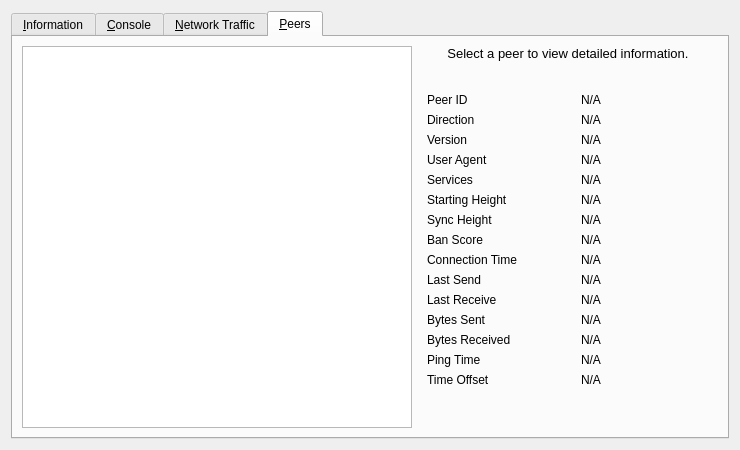
<?xml version="1.0" encoding="UTF-8"?>
<ui version="4.0">
 <class>RPCConsole</class>
 <widget class="QDialog" name="RPCConsole">
  <property name="geometry">
   <rect>
    <x>0</x>
    <y>0</y>
    <width>740</width>
    <height>450</height>
   </rect>
  </property>
  <property name="windowTitle">
   <string>APPC - Debug window</string>
  </property>
  <layout class="QVBoxLayout" name="verticalLayout_2">
   <item>
    <widget class="QTabWidget" name="tabWidget">
     <property name="currentIndex">
      <number>3</number>
     </property>
     <widget class="QWidget" name="tab_info">
      <attribute name="title">
       <string>&amp;Information</string>
      </attribute>
      <layout class="QGridLayout" name="gridLayout" columnstretch="0,1">
       <property name="horizontalSpacing">
        <number>12</number>
       </property>
       <item row="0" column="0">
        <widget class="QLabel" name="label_9">
         <property name="font">
          <font>
           <weight>75</weight>
           <bold>true</bold>
          </font>
         </property>
         <property name="text">
          <string>APPC Core</string>
         </property>
        </widget>
       </item>
       <item row="1" column="0">
        <widget class="QLabel" name="label_5">
         <property name="text">
          <string>Client name</string>
         </property>
        </widget>
       </item>
       <item row="1" column="1">
        <widget class="QLabel" name="clientName">
         <property name="cursor">
          <cursorShape>IBeamCursor</cursorShape>
         </property>
         <property name="text">
          <string>N/A</string>
         </property>
         <property name="textFormat">
          <enum>Qt::PlainText</enum>
         </property>
         <property name="textInteractionFlags">
          <set>Qt::LinksAccessibleByMouse|Qt::TextSelectableByKeyboard|Qt::TextSelectableByMouse</set>
         </property>
        </widget>
       </item>
       <item row="2" column="0">
        <widget class="QLabel" name="label_6">
         <property name="text">
          <string>Client version</string>
         </property>
        </widget>
       </item>
       <item row="2" column="1">
        <widget class="QLabel" name="clientVersion">
         <property name="cursor">
          <cursorShape>IBeamCursor</cursorShape>
         </property>
         <property name="text">
          <string>N/A</string>
         </property>
         <property name="textFormat">
          <enum>Qt::PlainText</enum>
         </property>
         <property name="textInteractionFlags">
          <set>Qt::LinksAccessibleByMouse|Qt::TextSelectableByKeyboard|Qt::TextSelectableByMouse</set>
         </property>
        </widget>
       </item>
       <item row="3" column="0">
        <widget class="QLabel" name="label_14">
         <property name="text">
          <string>Using OpenSSL version</string>
         </property>
         <property name="indent">
          <number>10</number>
         </property>
        </widget>
       </item>
       <item row="3" column="1">
        <widget class="QLabel" name="openSSLVersion">
         <property name="cursor">
          <cursorShape>IBeamCursor</cursorShape>
         </property>
         <property name="text">
          <string>N/A</string>
         </property>
         <property name="textFormat">
          <enum>Qt::PlainText</enum>
         </property>
         <property name="textInteractionFlags">
          <set>Qt::LinksAccessibleByMouse|Qt::TextSelectableByKeyboard|Qt::TextSelectableByMouse</set>
         </property>
        </widget>
       </item>
       <item row="4" column="0">
        <widget class="QLabel" name="label_berkeleyDBVersion">
         <property name="text">
          <string>Using BerkeleyDB version</string>
         </property>
         <property name="indent">
          <number>10</number>
         </property>
        </widget>
       </item>
       <item row="4" column="1">
        <widget class="QLabel" name="berkeleyDBVersion">
         <property name="cursor">
          <cursorShape>IBeamCursor</cursorShape>
         </property>
         <property name="text">
          <string>N/A</string>
         </property>
         <property name="textFormat">
          <enum>Qt::PlainText</enum>
         </property>
         <property name="textInteractionFlags">
          <set>Qt::LinksAccessibleByMouse|Qt::TextSelectableByKeyboard|Qt::TextSelectableByMouse</set>
         </property>
        </widget>
       </item>
       <item row="5" column="0">
        <widget class="QLabel" name="label_12">
         <property name="text">
          <string>Build date</string>
         </property>
        </widget>
       </item>
       <item row="5" column="1">
        <widget class="QLabel" name="buildDate">
         <property name="cursor">
          <cursorShape>IBeamCursor</cursorShape>
         </property>
         <property name="text">
          <string>N/A</string>
         </property>
         <property name="textFormat">
          <enum>Qt::PlainText</enum>
         </property>
         <property name="textInteractionFlags">
          <set>Qt::LinksAccessibleByMouse|Qt::TextSelectableByKeyboard|Qt::TextSelectableByMouse</set>
         </property>
        </widget>
       </item>
       <item row="6" column="0">
        <widget class="QLabel" name="label_13">
         <property name="text">
          <string>Startup time</string>
         </property>
        </widget>
       </item>
       <item row="6" column="1">
        <widget class="QLabel" name="startupTime">
         <property name="cursor">
          <cursorShape>IBeamCursor</cursorShape>
         </property>
         <property name="text">
          <string>N/A</string>
         </property>
         <property name="textFormat">
          <enum>Qt::PlainText</enum>
         </property>
         <property name="textInteractionFlags">
          <set>Qt::LinksAccessibleByMouse|Qt::TextSelectableByKeyboard|Qt::TextSelectableByMouse</set>
         </property>
        </widget>
       </item>
       <item row="7" column="0">
        <widget class="QLabel" name="label_11">
         <property name="font">
          <font>
           <weight>75</weight>
           <bold>true</bold>
          </font>
         </property>
         <property name="text">
          <string>Network</string>
         </property>
        </widget>
       </item>
       <item row="8" column="0">
        <widget class="QLabel" name="label_8">
         <property name="text">
          <string>Name</string>
         </property>
        </widget>
       </item>
       <item row="8" column="1">
        <widget class="QLabel" name="networkName">
         <property name="cursor">
          <cursorShape>IBeamCursor</cursorShape>
         </property>
         <property name="text">
          <string>N/A</string>
         </property>
         <property name="textFormat">
          <enum>Qt::PlainText</enum>
         </property>
         <property name="textInteractionFlags">
          <set>Qt::LinksAccessibleByMouse|Qt::TextSelectableByKeyboard|Qt::TextSelectableByMouse</set>
         </property>
        </widget>
       </item>
       <item row="9" column="0">
        <widget class="QLabel" name="label_7">
         <property name="text">
          <string>Number of connections</string>
         </property>
        </widget>
       </item>
       <item row="9" column="1">
        <widget class="QLabel" name="numberOfConnections">
         <property name="cursor">
          <cursorShape>IBeamCursor</cursorShape>
         </property>
         <property name="text">
          <string>N/A</string>
         </property>
         <property name="textFormat">
          <enum>Qt::PlainText</enum>
         </property>
         <property name="textInteractionFlags">
          <set>Qt::LinksAccessibleByMouse|Qt::TextSelectableByKeyboard|Qt::TextSelectableByMouse</set>
         </property>
        </widget>
       </item>
       <item row="10" column="0">
        <widget class="QLabel" name="label_10">
         <property name="font">
          <font>
           <weight>75</weight>
           <bold>true</bold>
          </font>
         </property>
         <property name="text">
          <string>Block chain</string>
         </property>
        </widget>
       </item>
       <item row="11" column="0">
        <widget class="QLabel" name="label_3">
         <property name="text">
          <string>Current number of blocks</string>
         </property>
        </widget>
       </item>
       <item row="11" column="1">
        <widget class="QLabel" name="numberOfBlocks">
         <property name="cursor">
          <cursorShape>IBeamCursor</cursorShape>
         </property>
         <property name="text">
          <string>N/A</string>
         </property>
         <property name="textFormat">
          <enum>Qt::PlainText</enum>
         </property>
         <property name="textInteractionFlags">
          <set>Qt::LinksAccessibleByMouse|Qt::TextSelectableByKeyboard|Qt::TextSelectableByMouse</set>
         </property>
        </widget>
       </item>
       <item row="12" column="0">
        <widget class="QLabel" name="label_4">
         <property name="text">
          <string>Estimated total blocks</string>
         </property>
        </widget>
       </item>
       <item row="12" column="1">
        <widget class="QLabel" name="totalBlocks">
         <property name="cursor">
          <cursorShape>IBeamCursor</cursorShape>
         </property>
         <property name="text">
          <string>N/A</string>
         </property>
         <property name="textFormat">
          <enum>Qt::PlainText</enum>
         </property>
         <property name="textInteractionFlags">
          <set>Qt::LinksAccessibleByMouse|Qt::TextSelectableByKeyboard|Qt::TextSelectableByMouse</set>
         </property>
        </widget>
       </item>
       <item row="13" column="0">
        <widget class="QLabel" name="label_2">
         <property name="text">
          <string>Last block time</string>
         </property>
        </widget>
       </item>
       <item row="13" column="1">
        <widget class="QLabel" name="lastBlockTime">
         <property name="cursor">
          <cursorShape>IBeamCursor</cursorShape>
         </property>
         <property name="text">
          <string>N/A</string>
         </property>
         <property name="textFormat">
          <enum>Qt::PlainText</enum>
         </property>
         <property name="textInteractionFlags">
          <set>Qt::LinksAccessibleByMouse|Qt::TextSelectableByKeyboard|Qt::TextSelectableByMouse</set>
         </property>
        </widget>
       </item>
       <item row="13" column="0">
        <spacer name="verticalSpacer_2">
         <property name="orientation">
          <enum>Qt::Vertical</enum>
         </property>
         <property name="sizeHint" stdset="0">
          <size>
           <width>20</width>
           <height>20</height>
          </size>
         </property>
        </spacer>
       </item>
       <item row="14" column="0">
        <widget class="QLabel" name="labelDebugLogfile">
         <property name="font">
          <font>
           <weight>75</weight>
           <bold>true</bold>
          </font>
         </property>
         <property name="text">
          <string>Debug log file</string>
         </property>
        </widget>
       </item>
       <item row="15" column="0">
        <widget class="QPushButton" name="openDebugLogfileButton">
         <property name="toolTip">
          <string>Open the Shadow debug log file from the current data directory. This can take a few seconds for large log files.</string>
         </property>
         <property name="text">
          <string>&amp;Open</string>
         </property>
         <property name="autoDefault">
          <bool>false</bool>
         </property>
        </widget>
       </item>
       <item row="16" column="0">
        <widget class="QLabel" name="labelCLOptions">
         <property name="font">
          <font>
           <weight>75</weight>
           <bold>true</bold>
          </font>
         </property>
         <property name="text">
          <string>Command-line options</string>
         </property>
        </widget>
       </item>
       <item row="17" column="0">
        <widget class="QPushButton" name="showCLOptionsButton">
         <property name="toolTip">
          <string>Show the Shadow help message to get a list with possible Shadow command-line options.</string>
         </property>
         <property name="text">
          <string>&amp;Show</string>
         </property>
         <property name="autoDefault">
          <bool>false</bool>
         </property>
        </widget>
       </item>
       <item row="18" column="0">
        <spacer name="verticalSpacer">
         <property name="orientation">
          <enum>Qt::Vertical</enum>
         </property>
         <property name="sizeHint" stdset="0">
          <size>
           <width>20</width>
           <height>40</height>
          </size>
         </property>
        </spacer>
       </item>
      </layout>
     </widget>
     <widget class="QWidget" name="tab_console">
      <attribute name="title">
       <string>&amp;Console</string>
      </attribute>
      <layout class="QVBoxLayout" name="verticalLayout_3">
       <property name="spacing">
        <number>3</number>
       </property>
       <item>
        <widget class="QTextEdit" name="messagesWidget">
         <property name="minimumSize">
          <size>
           <width>0</width>
           <height>100</height>
          </size>
         </property>
         <property name="readOnly">
          <bool>true</bool>
         </property>
         <property name="tabKeyNavigation" stdset="0">
          <bool>false</bool>
         </property>
         <property name="columnCount" stdset="0">
          <number>2</number>
         </property>
        </widget>
       </item>
       <item>
        <layout class="QHBoxLayout" name="horizontalLayout">
         <property name="spacing">
          <number>3</number>
         </property>
         <item>
          <widget class="QLabel" name="label">
           <property name="text">
            <string notr="true">&gt;</string>
           </property>
          </widget>
         </item>
         <item>
          <widget class="QLineEdit" name="lineEdit"/>
         </item>
         <item>
          <widget class="QPushButton" name="clearButton">
           <property name="maximumSize">
            <size>
             <width>24</width>
             <height>24</height>
            </size>
           </property>
           <property name="toolTip">
            <string>Clear console</string>
           </property>
           <property name="text">
            <string/>
           </property>
           <property name="icon">
            <iconset resource="../../../shadow.qrc">
             <normaloff>:/icons/remove</normaloff>:/icons/remove</iconset>
           </property>
           <property name="shortcut">
            <string notr="true">Ctrl+L</string>
           </property>
           <property name="autoDefault">
            <bool>false</bool>
           </property>
          </widget>
         </item>
        </layout>
       </item>
      </layout>
     </widget>
     <widget class="QWidget" name="tab_nettraffic">
      <attribute name="title">
       <string>&amp;Network Traffic</string>
      </attribute>
      <layout class="QHBoxLayout" name="horizontalLayout_3">
       <item>
        <layout class="QVBoxLayout" name="verticalLayout_4">
         <item>
          <widget class="TrafficGraphWidget" name="trafficGraph" native="true">
           <property name="sizePolicy">
            <sizepolicy hsizetype="Expanding" vsizetype="Expanding">
             <horstretch>0</horstretch>
             <verstretch>0</verstretch>
            </sizepolicy>
           </property>
          </widget>
         </item>
         <item>
          <layout class="QHBoxLayout" name="horizontalLayout_2">
           <item>
            <widget class="QSlider" name="sldGraphRange">
             <property name="minimum">
              <number>1</number>
             </property>
             <property name="maximum">
              <number>288</number>
             </property>
             <property name="pageStep">
              <number>12</number>
             </property>
             <property name="value">
              <number>6</number>
             </property>
             <property name="orientation">
              <enum>Qt::Horizontal</enum>
             </property>
            </widget>
           </item>
           <item>
            <widget class="QLabel" name="lblGraphRange">
             <property name="minimumSize">
              <size>
               <width>100</width>
               <height>0</height>
              </size>
             </property>
             <property name="alignment">
              <set>Qt::AlignCenter</set>
             </property>
            </widget>
           </item>
           <item>
            <widget class="QPushButton" name="btnClearTrafficGraph">
             <property name="text">
              <string>&amp;Clear</string>
             </property>
             <property name="autoDefault">
              <bool>false</bool>
             </property>
            </widget>
           </item>
          </layout>
         </item>
        </layout>
       </item>
       <item>
        <layout class="QVBoxLayout" name="verticalLayout">
         <item>
          <widget class="QGroupBox" name="groupBox">
           <property name="title">
            <string>Totals</string>
           </property>
           <layout class="QVBoxLayout" name="verticalLayout_5">
            <item>
             <layout class="QHBoxLayout" name="horizontalLayout_4">
              <item>
               <widget class="Line" name="line">
                <property name="sizePolicy">
                 <sizepolicy hsizetype="Fixed" vsizetype="Fixed">
                  <horstretch>0</horstretch>
                  <verstretch>0</verstretch>
                 </sizepolicy>
                </property>
                <property name="minimumSize">
                 <size>
                  <width>10</width>
                  <height>0</height>
                 </size>
                </property>
                <property name="palette">
                 <palette>
                  <active>
                   <colorrole role="Light">
                    <brush brushstyle="SolidPattern">
                     <color alpha="255">
                      <red>0</red>
                      <green>255</green>
                      <blue>0</blue>
                     </color>
                    </brush>
                   </colorrole>
                  </active>
                  <inactive>
                   <colorrole role="Light">
                    <brush brushstyle="SolidPattern">
                     <color alpha="255">
                      <red>0</red>
                      <green>255</green>
                      <blue>0</blue>
                     </color>
                    </brush>
                   </colorrole>
                  </inactive>
                  <disabled>
                   <colorrole role="Light">
                    <brush brushstyle="SolidPattern">
                     <color alpha="255">
                      <red>0</red>
                      <green>255</green>
                      <blue>0</blue>
                     </color>
                    </brush>
                   </colorrole>
                  </disabled>
                 </palette>
                </property>
                <property name="orientation">
                 <enum>Qt::Horizontal</enum>
                </property>
               </widget>
              </item>
              <item>
               <widget class="QLabel" name="label_16">
                <property name="text">
                 <string>In:</string>
                </property>
               </widget>
              </item>
              <item>
               <widget class="QLabel" name="lblBytesIn">
                <property name="minimumSize">
                 <size>
                  <width>50</width>
                  <height>0</height>
                 </size>
                </property>
                <property name="alignment">
                 <set>Qt::AlignRight|Qt::AlignTrailing|Qt::AlignVCenter</set>
                </property>
               </widget>
              </item>
             </layout>
            </item>
            <item>
             <layout class="QHBoxLayout" name="horizontalLayout_5">
              <item>
               <widget class="Line" name="line_2">
                <property name="sizePolicy">
                 <sizepolicy hsizetype="Fixed" vsizetype="Fixed">
                  <horstretch>0</horstretch>
                  <verstretch>0</verstretch>
                 </sizepolicy>
                </property>
                <property name="minimumSize">
                 <size>
                  <width>10</width>
                  <height>0</height>
                 </size>
                </property>
                <property name="palette">
                 <palette>
                  <active>
                   <colorrole role="Light">
                    <brush brushstyle="SolidPattern">
                     <color alpha="255">
                      <red>255</red>
                      <green>0</green>
                      <blue>0</blue>
                     </color>
                    </brush>
                   </colorrole>
                  </active>
                  <inactive>
                   <colorrole role="Light">
                    <brush brushstyle="SolidPattern">
                     <color alpha="255">
                      <red>255</red>
                      <green>0</green>
                      <blue>0</blue>
                     </color>
                    </brush>
                   </colorrole>
                  </inactive>
                  <disabled>
                   <colorrole role="Light">
                    <brush brushstyle="SolidPattern">
                     <color alpha="255">
                      <red>255</red>
                      <green>0</green>
                      <blue>0</blue>
                     </color>
                    </brush>
                   </colorrole>
                  </disabled>
                 </palette>
                </property>
                <property name="orientation">
                 <enum>Qt::Horizontal</enum>
                </property>
               </widget>
              </item>
              <item>
               <widget class="QLabel" name="label_17">
                <property name="text">
                 <string>Out:</string>
                </property>
               </widget>
              </item>
              <item>
               <widget class="QLabel" name="lblBytesOut">
                <property name="minimumSize">
                 <size>
                  <width>50</width>
                  <height>0</height>
                 </size>
                </property>
                <property name="alignment">
                 <set>Qt::AlignRight|Qt::AlignTrailing|Qt::AlignVCenter</set>
                </property>
               </widget>
              </item>
             </layout>
            </item>
            <item>
             <spacer name="verticalSpacer_4">
              <property name="orientation">
               <enum>Qt::Vertical</enum>
              </property>
              <property name="sizeHint" stdset="0">
               <size>
                <width>20</width>
                <height>407</height>
               </size>
              </property>
             </spacer>
            </item>
           </layout>
          </widget>
         </item>
        </layout>
       </item>
      </layout>
     </widget>
     <widget class="QWidget" name="tab_peers">
      <attribute name="title">
       <string>&amp;Peers</string>
      </attribute>
      <layout class="QGridLayout" name="gridLayout_2">
       <item row="0" column="0" rowspan="2">
        <widget class="QTableView" name="peerWidget">
         <property name="horizontalScrollBarPolicy">
          <enum>Qt::ScrollBarAsNeeded</enum>
         </property>
         <property name="sortingEnabled">
          <bool>true</bool>
         </property>
         <attribute name="horizontalHeaderHighlightSections">
          <bool>false</bool>
         </attribute>
        </widget>
       </item>
       <item row="0" column="1">
        <widget class="QLabel" name="peerHeading">
         <property name="sizePolicy">
          <sizepolicy hsizetype="Preferred" vsizetype="Minimum">
           <horstretch>0</horstretch>
           <verstretch>0</verstretch>
          </sizepolicy>
         </property>
         <property name="minimumSize">
          <size>
           <width>300</width>
           <height>32</height>
          </size>
         </property>
         <property name="font">
          <font>
           <pointsize>10</pointsize>
          </font>
         </property>
         <property name="cursor">
          <cursorShape>IBeamCursor</cursorShape>
         </property>
         <property name="text">
          <string>Select a peer to view detailed information.</string>
         </property>
         <property name="alignment">
          <set>Qt::AlignHCenter|Qt::AlignTop</set>
         </property>
         <property name="wordWrap">
          <bool>true</bool>
         </property>
         <property name="textInteractionFlags">
          <set>Qt::LinksAccessibleByMouse|Qt::TextSelectableByKeyboard|Qt::TextSelectableByMouse</set>
         </property>
        </widget>
       </item>
       <item row="1" column="1">
        <widget class="QWidget" name="detailWidget" native="true">
         <property name="minimumSize">
          <size>
           <width>300</width>
           <height>0</height>
          </size>
         </property>
         <layout class="QGridLayout" name="gridLayout_3">
          <item row="0" column="0">
           <widget class="QLabel" name="label_23">
            <property name="text">
             <string>Peer ID</string>
            </property>
           </widget>
          </item>
          <item row="0" column="2">
           <widget class="QLabel" name="peerId">
            <property name="cursor">
             <cursorShape>IBeamCursor</cursorShape>
            </property>
            <property name="text">
             <string>N/A</string>
            </property>
            <property name="textFormat">
             <enum>Qt::PlainText</enum>
            </property>
            <property name="textInteractionFlags">
             <set>Qt::LinksAccessibleByMouse|Qt::TextSelectableByKeyboard|Qt::TextSelectableByMouse</set>
            </property>
           </widget>
          </item>
          <item row="1" column="0">
           <widget class="QLabel" name="label_23">
            <property name="text">
             <string>Direction</string>
            </property>
           </widget>
          </item>
          <item row="1" column="2">
           <widget class="QLabel" name="peerDirection">
            <property name="cursor">
             <cursorShape>IBeamCursor</cursorShape>
            </property>
            <property name="text">
             <string>N/A</string>
            </property>
            <property name="textFormat">
             <enum>Qt::PlainText</enum>
            </property>
            <property name="textInteractionFlags">
             <set>Qt::LinksAccessibleByMouse|Qt::TextSelectableByKeyboard|Qt::TextSelectableByMouse</set>
            </property>
           </widget>
          </item>
          <item row="2" column="0">
           <widget class="QLabel" name="label_21">
            <property name="text">
             <string>Version</string>
            </property>
           </widget>
          </item>
          <item row="2" column="2">
           <widget class="QLabel" name="peerVersion">
            <property name="cursor">
             <cursorShape>IBeamCursor</cursorShape>
            </property>
            <property name="text">
             <string>N/A</string>
            </property>
            <property name="textFormat">
             <enum>Qt::PlainText</enum>
            </property>
            <property name="textInteractionFlags">
             <set>Qt::LinksAccessibleByMouse|Qt::TextSelectableByKeyboard|Qt::TextSelectableByMouse</set>
            </property>
           </widget>
          </item>
          <item row="3" column="0">
           <widget class="QLabel" name="label_28">
            <property name="text">
             <string>User Agent</string>
            </property>
           </widget>
          </item>
          <item row="3" column="2">
           <widget class="QLabel" name="peerSubversion">
            <property name="cursor">
             <cursorShape>IBeamCursor</cursorShape>
            </property>
            <property name="text">
             <string>N/A</string>
            </property>
            <property name="textFormat">
             <enum>Qt::PlainText</enum>
            </property>
            <property name="textInteractionFlags">
             <set>Qt::LinksAccessibleByMouse|Qt::TextSelectableByKeyboard|Qt::TextSelectableByMouse</set>
            </property>
           </widget>
          </item>
          <item row="4" column="0">
           <widget class="QLabel" name="label_4">
            <property name="text">
             <string>Services</string>
            </property>
           </widget>
          </item>
          <item row="4" column="2">
           <widget class="QLabel" name="peerServices">
            <property name="cursor">
             <cursorShape>IBeamCursor</cursorShape>
            </property>
            <property name="text">
             <string>N/A</string>
            </property>
            <property name="textFormat">
             <enum>Qt::PlainText</enum>
            </property>
            <property name="textInteractionFlags">
             <set>Qt::LinksAccessibleByMouse|Qt::TextSelectableByKeyboard|Qt::TextSelectableByMouse</set>
            </property>
           </widget>
          </item>
          <item row="5" column="0">
           <widget class="QLabel" name="label_29">
            <property name="text">
             <string>Starting Height</string>
            </property>
           </widget>
          </item>
          <item row="5" column="2">
           <widget class="QLabel" name="peerHeight">
            <property name="cursor">
             <cursorShape>IBeamCursor</cursorShape>
            </property>
            <property name="text">
             <string>N/A</string>
            </property>
            <property name="textFormat">
             <enum>Qt::PlainText</enum>
            </property>
            <property name="textInteractionFlags">
             <set>Qt::LinksAccessibleByMouse|Qt::TextSelectableByKeyboard|Qt::TextSelectableByMouse</set>
            </property>
           </widget>
          </item>
          <item row="6" column="0">
           <widget class="QLabel" name="label_27">
            <property name="text">
             <string>Sync Height</string>
            </property>
           </widget>
          </item>
          <item row="6" column="2">
           <widget class="QLabel" name="peerSyncHeight">
            <property name="cursor">
             <cursorShape>IBeamCursor</cursorShape>
            </property>
            <property name="text">
             <string>N/A</string>
            </property>
            <property name="textFormat">
             <enum>Qt::PlainText</enum>
            </property>
            <property name="textInteractionFlags">
             <set>Qt::LinksAccessibleByMouse|Qt::TextSelectableByKeyboard|Qt::TextSelectableByMouse</set>
            </property>
           </widget>
          </item>
          <item row="7" column="0">
           <widget class="QLabel" name="label_24">
            <property name="text">
             <string>Ban Score</string>
            </property>
           </widget>
          </item>
          <item row="7" column="2">
           <widget class="QLabel" name="peerBanScore">
            <property name="cursor">
             <cursorShape>IBeamCursor</cursorShape>
            </property>
            <property name="text">
             <string>N/A</string>
            </property>
            <property name="textFormat">
             <enum>Qt::PlainText</enum>
            </property>
            <property name="textInteractionFlags">
             <set>Qt::LinksAccessibleByMouse|Qt::TextSelectableByKeyboard|Qt::TextSelectableByMouse</set>
            </property>
           </widget>
          </item>
          <item row="8" column="0">
           <widget class="QLabel" name="label_22">
            <property name="text">
             <string>Connection Time</string>
            </property>
           </widget>
          </item>
          <item row="8" column="2">
           <widget class="QLabel" name="peerConnTime">
            <property name="cursor">
             <cursorShape>IBeamCursor</cursorShape>
            </property>
            <property name="text">
             <string>N/A</string>
            </property>
            <property name="textFormat">
             <enum>Qt::PlainText</enum>
            </property>
            <property name="textInteractionFlags">
             <set>Qt::LinksAccessibleByMouse|Qt::TextSelectableByKeyboard|Qt::TextSelectableByMouse</set>
            </property>
           </widget>
          </item>
          <item row="9" column="0">
           <widget class="QLabel" name="label_15">
            <property name="text">
             <string>Last Send</string>
            </property>
           </widget>
          </item>
          <item row="9" column="2">
           <widget class="QLabel" name="peerLastSend">
            <property name="cursor">
             <cursorShape>IBeamCursor</cursorShape>
            </property>
            <property name="text">
             <string>N/A</string>
            </property>
            <property name="textFormat">
             <enum>Qt::PlainText</enum>
            </property>
            <property name="textInteractionFlags">
             <set>Qt::LinksAccessibleByMouse|Qt::TextSelectableByKeyboard|Qt::TextSelectableByMouse</set>
            </property>
           </widget>
          </item>
          <item row="10" column="0">
           <widget class="QLabel" name="label_19">
            <property name="text">
             <string>Last Receive</string>
            </property>
           </widget>
          </item>
          <item row="10" column="2">
           <widget class="QLabel" name="peerLastRecv">
            <property name="cursor">
             <cursorShape>IBeamCursor</cursorShape>
            </property>
            <property name="text">
             <string>N/A</string>
            </property>
            <property name="textFormat">
             <enum>Qt::PlainText</enum>
            </property>
            <property name="textInteractionFlags">
             <set>Qt::LinksAccessibleByMouse|Qt::TextSelectableByKeyboard|Qt::TextSelectableByMouse</set>
            </property>
           </widget>
          </item>
          <item row="11" column="0">
           <widget class="QLabel" name="label_18">
            <property name="text">
             <string>Bytes Sent</string>
            </property>
           </widget>
          </item>
          <item row="11" column="2">
           <widget class="QLabel" name="peerBytesSent">
            <property name="cursor">
             <cursorShape>IBeamCursor</cursorShape>
            </property>
            <property name="text">
             <string>N/A</string>
            </property>
            <property name="textFormat">
             <enum>Qt::PlainText</enum>
            </property>
            <property name="textInteractionFlags">
             <set>Qt::LinksAccessibleByMouse|Qt::TextSelectableByKeyboard|Qt::TextSelectableByMouse</set>
            </property>
           </widget>
          </item>
          <item row="12" column="0">
           <widget class="QLabel" name="label_20">
            <property name="text">
             <string>Bytes Received</string>
            </property>
           </widget>
          </item>
          <item row="12" column="2">
           <widget class="QLabel" name="peerBytesRecv">
            <property name="cursor">
             <cursorShape>IBeamCursor</cursorShape>
            </property>
            <property name="text">
             <string>N/A</string>
            </property>
            <property name="textFormat">
             <enum>Qt::PlainText</enum>
            </property>
            <property name="textInteractionFlags">
             <set>Qt::LinksAccessibleByMouse|Qt::TextSelectableByKeyboard|Qt::TextSelectableByMouse</set>
            </property>
           </widget>
          </item>
          <item row="13" column="0">
           <widget class="QLabel" name="label_26">
            <property name="text">
             <string>Ping Time</string>
            </property>
           </widget>
          </item>
          <item row="13" column="2">
           <widget class="QLabel" name="peerPingTime">
            <property name="cursor">
             <cursorShape>IBeamCursor</cursorShape>
            </property>
            <property name="text">
             <string>N/A</string>
            </property>
            <property name="textFormat">
             <enum>Qt::PlainText</enum>
            </property>
            <property name="textInteractionFlags">
             <set>Qt::LinksAccessibleByMouse|Qt::TextSelectableByKeyboard|Qt::TextSelectableByMouse</set>
            </property>
           </widget>
          </item>
          <item row="14" column="0">
           <widget class="QLabel" name="label_timeoffset">
            <property name="text">
             <string>Time Offset</string>
            </property>
           </widget>
          </item>
          <item row="14" column="2">
           <widget class="QLabel" name="timeoffset">
            <property name="cursor">
             <cursorShape>IBeamCursor</cursorShape>
            </property>
            <property name="text">
             <string>N/A</string>
            </property>
            <property name="textFormat">
             <enum>Qt::PlainText</enum>
            </property>
            <property name="textInteractionFlags">
             <set>Qt::LinksAccessibleByMouse|Qt::TextSelectableByKeyboard|Qt::TextSelectableByMouse</set>
            </property>
           </widget>
          </item>
          <item row="15" column="1">
           <spacer name="verticalSpacer_3">
            <property name="orientation">
             <enum>Qt::Vertical</enum>
            </property>
            <property name="sizeHint" stdset="0">
             <size>
              <width>20</width>
              <height>40</height>
             </size>
            </property>
           </spacer>
          </item>
         </layout>
        </widget>
       </item>
      </layout>
     </widget>
    </widget>
   </item>
  </layout>
 </widget>
 <customwidgets>
  <customwidget>
   <class>TrafficGraphWidget</class>
   <extends>QWidget</extends>
   <header>trafficgraphwidget.h</header>
   <container>1</container>
   <slots>
    <slot>clear()</slot>
   </slots>
  </customwidget>
 </customwidgets>
 <resources>
  <include location="../../../shadow.qrc"/>
 </resources>
 <connections/>
</ui>
